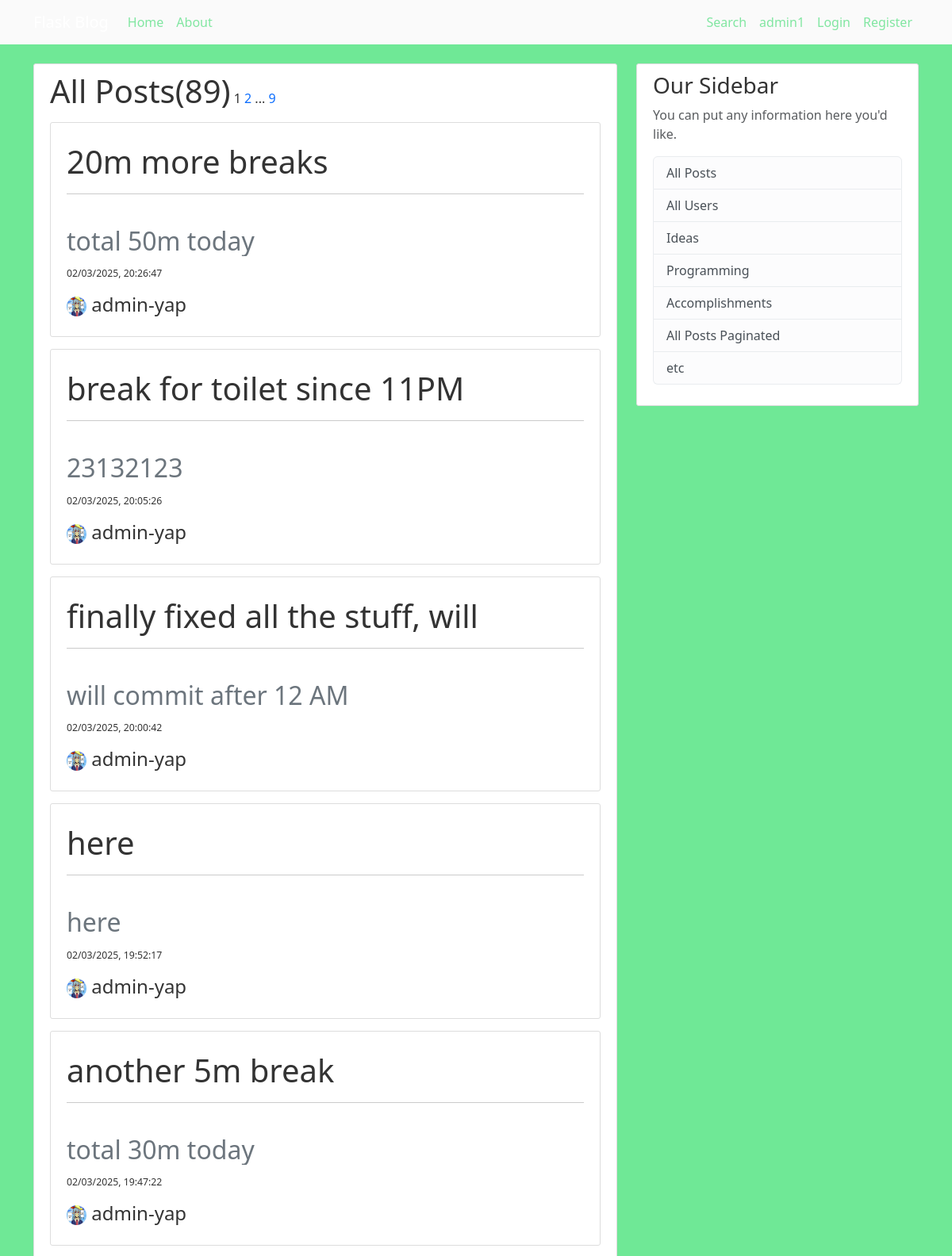
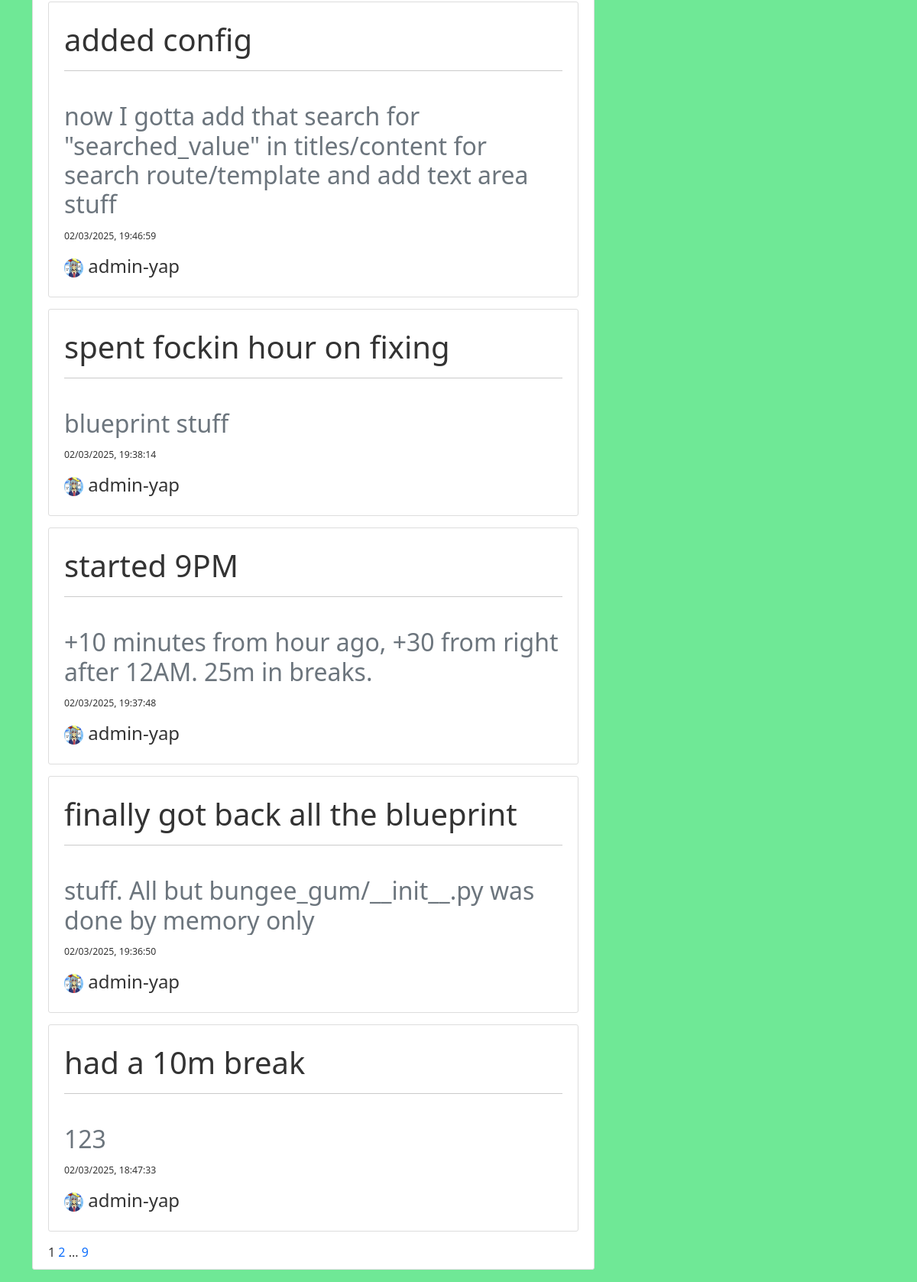
The page /all-posts/paginated/ on the database as committed earlier (2 pictures, top to bottom).
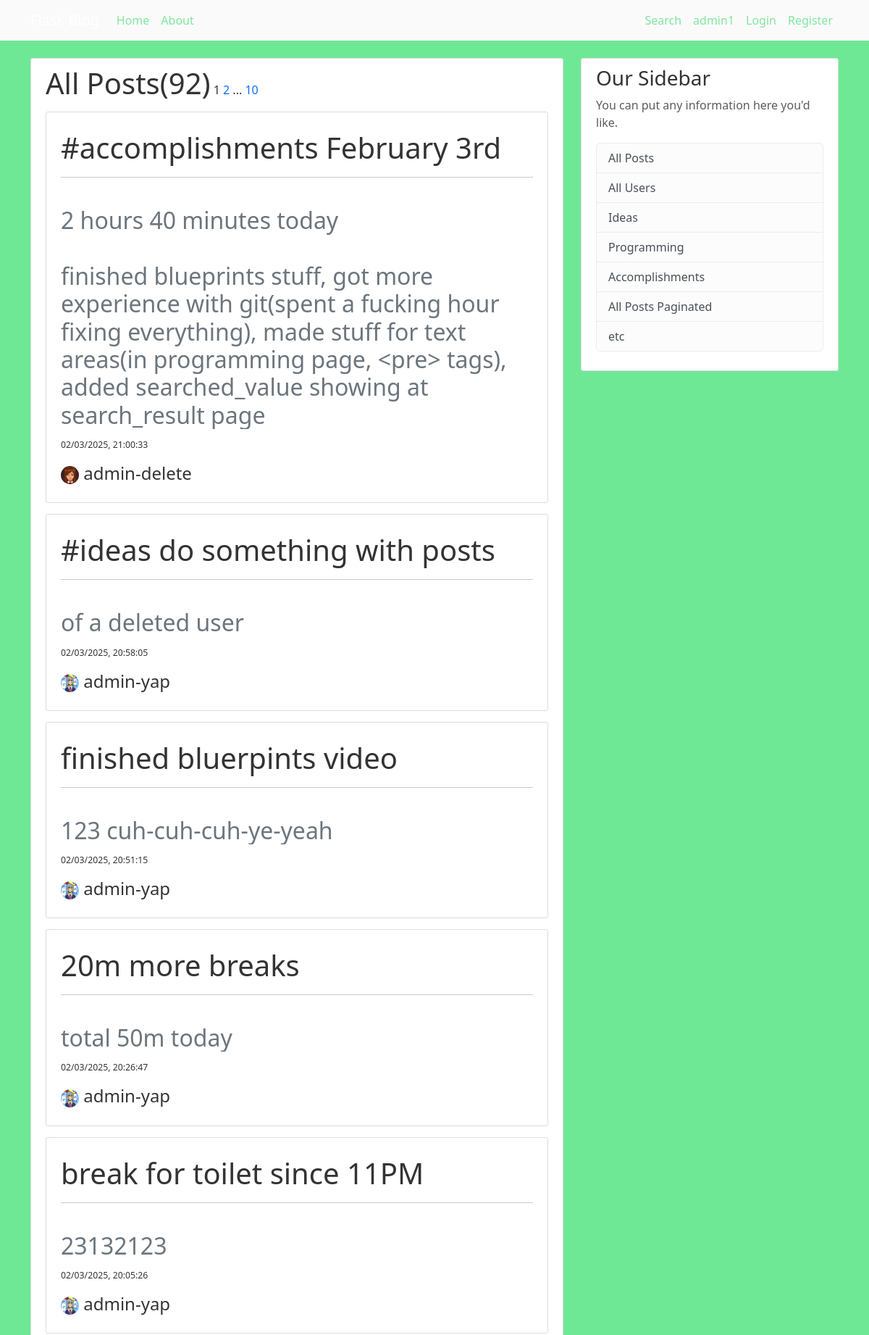
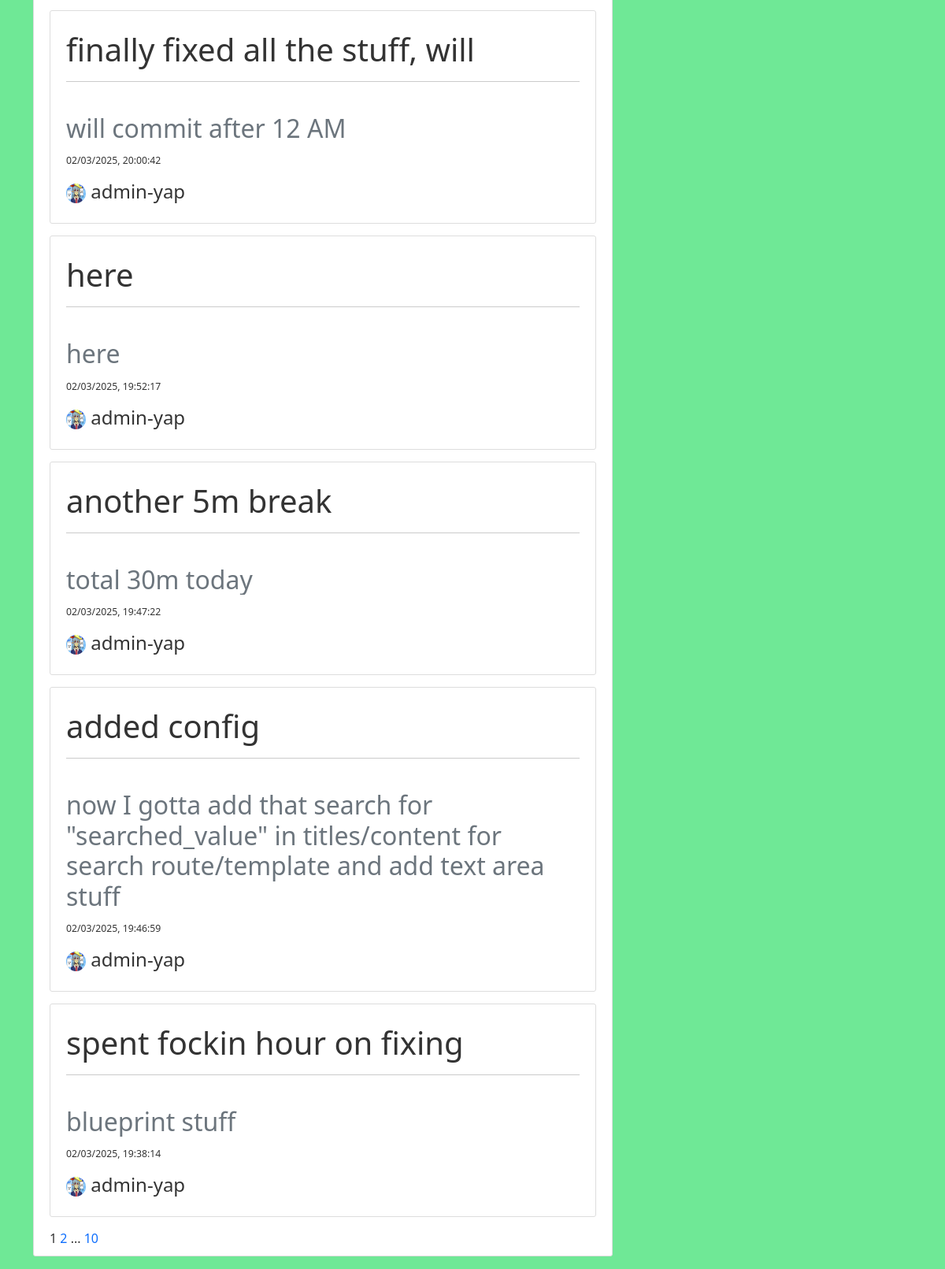
The same page on the database as committed later (2 pictures, top to bottom).
### bungee_gum/models.py (models this page shows, shortened)
class Post(db.Model):
    id = db.Column(db.Integer, primary_key=True)
    title = db.Column(db.String(100), nullable=False)
    date_posted = db.Column(db.DateTime, nullable=False, default=lambda: datetime.now(timezone.utc))
    content = db.Column(db.Text, nullable=False)
    user_id = db.Column(db.Integer, db.ForeignKey("user.id"), nullable=False)

class User(db.Model, UserMixin):
    id = db.Column(db.Integer, primary_key=True)
    username = db.Column(db.String(20), unique=True, nullable=False)
    email = db.Column(db.String(120), unique=True, nullable=False)
    image_file = db.Column(db.String(20), nullable=False, default="default.jpg")
    password = db.Column(db.String(60), nullable=False)
    posts = db.relationship("Post", backref="author", lazy="subquery")

### bungee_gum/posts/routes.py (the view)
@posts.route("/all-posts/paginated/")
def all_posts_paginated():
    page = request.args.get("page", default=1, type=int)
    posts = Post.query.order_by(desc("date_posted")).paginate(per_page=10, page=page)
    posts_num = Post.query.count()
    return render_template("all-posts-paginated.html", posts=posts, posts_num=posts_num)

### bungee_gum/templates/all-posts-paginated.html (shortened to what this page needs)
{% extends "base.html" %}
{% block body %}
<div class="content-section">
    <span class="h1">All Posts({{ posts_num }})</span>
    <span href="{{ url_for('posts.all_posts_paginated', page=posts.page) }}" class="text-decoration-none h6">{{ posts.page }}</span>
    {% if posts.has_next and posts.page != posts.pages - 1 %}
        <a href="{{ url_for('posts.all_posts_paginated', page=posts.page+1) }}" class="text-decoration-none">{{ posts.page + 1 }}</a>
        ...
    {% endif%}
    {% if posts.page != posts.pages %}
        <a href="{{ url_for('posts.all_posts_paginated', page=posts.pages) }}" class="text-decoration-none">{{ posts.pages }}</a>
    {% endif %}
    {% for post in posts.items %}
        <div class="content-section">
            <div class="media">
                    <a href="{{ url_for('posts.post_view', id=post.id) }}" class="text-decoration-none h1"><h1 class="account-heading"></h1>{{ post.title }}</a>
                <hr> <br>
                    <pre class="h2 text-secondary">{{ post.content }}</pre>
                    <a href="{{ url_for('posts.post_view', id=post.id) }}" class="text-decoration-none small h4">
                        <small class="mute">{{ post.date_posted.strftime('%m/%d/%Y, %H:%M:%S') }}</small></a>
            </div>
            <div>
                <a href="{{ url_for('users.specific_user', id=post.author.id) }}" class="text-decoration-none h4">
                    <img class="rounded-circle account-img-smol" src="{{ url_for('static', filename='profile-pics/' + post.author.image_file)}}">
                    {{ post.author.username }}</a>
            </div>
        </div>
    {% endfor %}
    {% for page_num in posts.iter_pages(left_edge=1, right_edge=1, left_current=1, right_current=1) %}
        {% if page_num  %}
            {% if posts.page == page_num %}
                <span class="text-decoration-none">{{ page_num }}</span>
            {% else %}
                <a href="{{ url_for('posts.all_posts_paginated', page=page_num) }}" class="text-decoration-none mt-5">{{ page_num }}</a>
            {% endif %}
            {% else %}
                 ...
        {% endif %}
    {% endfor %}
</div>
{% endblock body %}

Rows that differ between the two databases and show on the page:
no longer on this page (row unchanged): Post: title "started 9PM", content "+10 minutes from hour ago, +30 from right after 12AM. 25m in breaks.…", date_posted "02/03/2025, 19:37:48", image_file (picture), author.username "admin-yap"
no longer on this page (row unchanged): Post: title "finally got back all the blueprint", content "stuff. All but bungee_gum/__init__.py was done by memory only", date_posted "02/03/2025, 19:36:50", image_file (picture), author.username "admin-yap"
no longer on this page (row unchanged): Post: title "had a 10m break", content "123", date_posted "02/03/2025, 18:47:33", image_file (picture), author.username "admin-yap"
added Post: title "#accomplishments February 3rd", content "2 hours 40 minutes today finished blueprints stuff, got more experience with git(spent a fucking hour fixing everything), made stuff for text areas(in programming page, <pre> tags), added searched_value showing at search_result page", date_posted "02/03/2025, 21:00:33", image_file (placeholder picture), author.username "admin-delete"
added Post: title "#ideas do something with posts", content "of a deleted user", date_posted "02/03/2025, 20:58:05", image_file (picture), author.username "admin-yap"
added Post: title "finished bluerpints video", content "123 cuh-cuh-cuh-ye-yeah", date_posted "02/03/2025, 20:51:15", image_file (picture), author.username "admin-yap"
Other text that changed with them:
{{ posts_num }}: "89" → "92"
{{ posts.pages }}: "9" → "10"
new list line: "10"
list line gone: "9"
